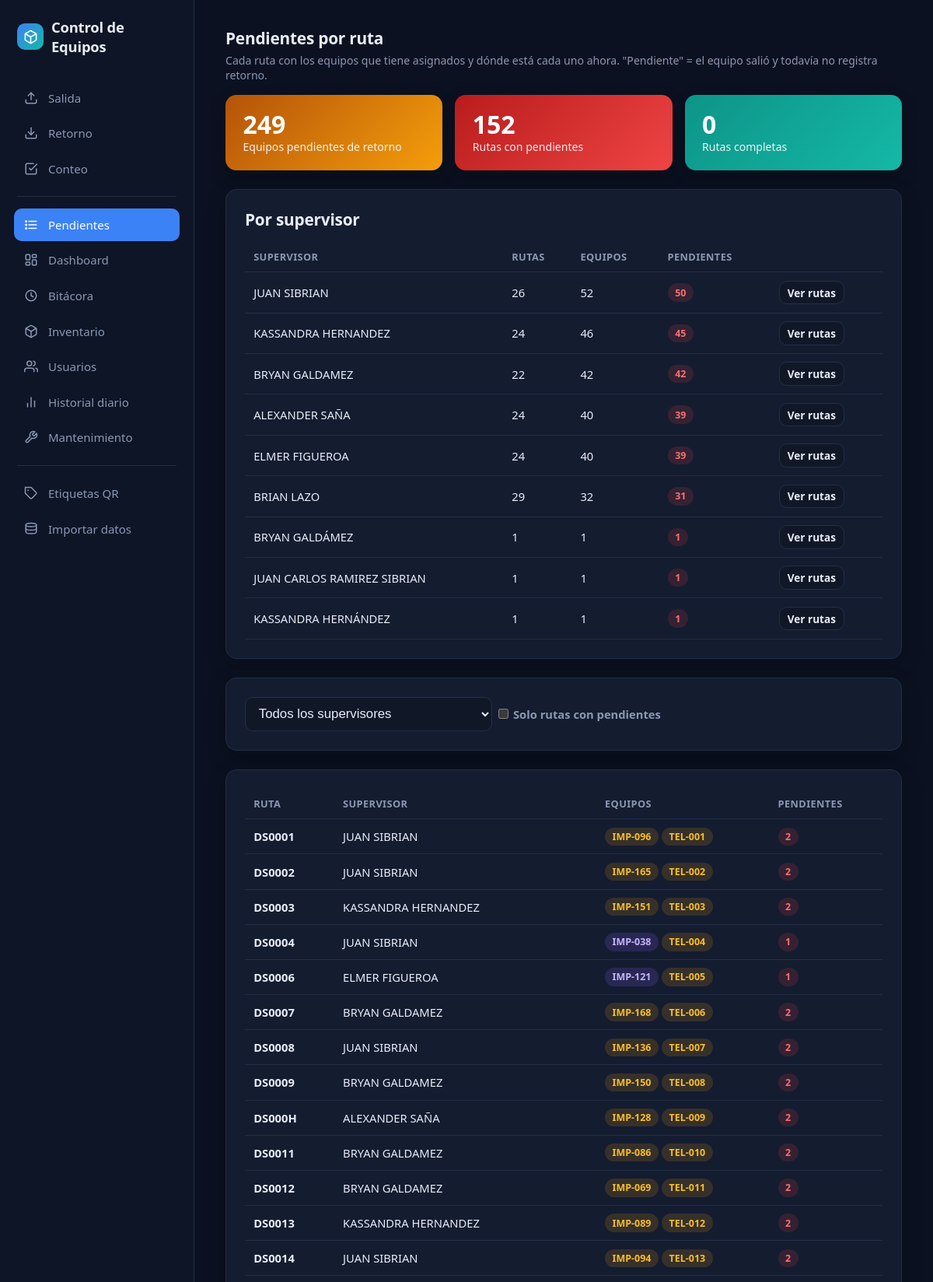
Screenshot of /pendientes/ (signed in, upper part) with the database file from the repository.
### tables this page shows
CREATE TABLE rutas (
    id          INTEGER PRIMARY KEY AUTOINCREMENT,
    codigo      TEXT NOT NULL UNIQUE,
    supervisor  TEXT,
    activa      BOOLEAN NOT NULL DEFAULT 1
);

CREATE TABLE equipos (
    id                 INTEGER PRIMARY KEY AUTOINCREMENT,
    id_interno         TEXT NOT NULL UNIQUE,
    tipo               TEXT NOT NULL CHECK (tipo IN ('telefono','impresora')),
    serial_fabrica     TEXT,
    numero_telefono    TEXT,
    pin_equipo         TEXT,
    modelo             TEXT,
    fabricante         TEXT,
    estado             TEXT NOT NULL DEFAULT 'activo' CHECK (estado IN ('activo','reparacion','baja')),
    notas              TEXT,
    requiere_revision  BOOLEAN NOT NULL DEFAULT 0,
    fecha_alta         TEXT NOT NULL DEFAULT (datetime('now','localtime'))
, ruta_asignada_id INTEGER REFERENCES rutas(id));

### app/pendientes.py (the view)
@bp.route("/")
@requiere_admin
def ver():
    supervisor = request.args.get("supervisor", "").strip()
    solo_pendientes = request.args.get("solo") == "pendientes"
    db = get_db()
    filas = db.execute(
        """SELECT r.id AS ruta_id, r.codigo AS ruta, COALESCE(r.supervisor, '(sin supervisor)') AS supervisor,
                  e.id_interno, e.tipo, e.estado, v.ubicacion, v.desde
           FROM equipos e
           JOIN rutas r ON r.id = e.ruta_asignada_id
           LEFT JOIN v_estado_actual v ON v.equipo_id = e.id
           WHERE r.activa = 1 AND e.estado != 'baja'
           ORDER BY r.codigo, e.tipo, e.id_interno"""
    ).fetchall()
    rutas = {}
    for f in filas:
        r = rutas.setdefault(
            f["ruta_id"],
            {"ruta": f["ruta"], "supervisor": f["supervisor"], "equipos": [], "pendientes": 0},
        )
        estado = "reparacion" if f["estado"] == "reparacion" else (f["ubicacion"] or "en_bodega")
        r["equipos"].append({"id": f["id_interno"], "tipo": f["tipo"], "estado": estado})
        if estado == "en_ruta":
            r["pendientes"] += 1
    todas = list(rutas.values())
    supervisores = sorted({r["supervisor"] for r in todas})
    por_supervisor = {}
    for r in todas:
        s = por_supervisor.setdefault(r["supervisor"], {"supervisor": r["supervisor"], "rutas": 0, "equipos": 0, "pendientes": 0})
        s["rutas"] += 1
        s["equipos"] += len(r["equipos"])
        s["pendientes"] += r["pendientes"]
    resumen = sorted(por_supervisor.values(), key=lambda s: (-s["pendientes"], s["supervisor"]))
    visibles = [
        r for r in todas
        if (not supervisor or r["supervisor"] == supervisor) and (not solo_pendientes or r["pendientes"] > 0)
    ]
    return render_template(
        "pendientes/ver.html",
        rutas=visibles,
        resumen=resumen,
        supervisores=supervisores,
        supervisor=supervisor,
        solo_pendientes=solo_pendientes,
        total_pendientes=sum(r["pendientes"] for r in todas),
        rutas_con_pendientes=sum(1 for r in todas if r["pendientes"] > 0),
        total_rutas=len(todas),
    )

### app/auth.py (called while the page is built)
def cargar_usuario(usuario_id: str):
    fila = get_db().execute(
        "SELECT id, nombre, rol FROM usuarios WHERE id = ? AND activo = 1", (usuario_id,)
    ).fetchone()
    return Usuario(fila["id"], fila["nombre"], fila["rol"]) if fila else None

def requiere_admin(vista):
    @wraps(vista)
    @login_required
    def envoltura(*args, **kwargs):
        if current_user.rol != "admin":
            abort(403)
        return vista(*args, **kwargs)
    return envoltura

### app/db.py (called while the page is built)
def get_db() -> sqlite3.Connection:
    if "db" not in g:
        g.db = sqlite3.connect(current_app.config["DATABASE"])
        g.db.row_factory = sqlite3.Row
        g.db.execute("PRAGMA foreign_keys = ON")
        g.db.execute("PRAGMA journal_mode = WAL")
        g.db.execute("PRAGMA busy_timeout = 5000")
    return g.db

### app/templates/pendientes/ver.html (shortened to what this page needs)
{% extends "base.html" %}
{% block contenido %}
<h2>Pendientes por ruta</h2>
<p class="ayuda">Cada ruta con los equipos que tiene asignados y dónde está cada uno ahora. "Pendiente" = el equipo salió y todavía no registra retorno.</p>
<div class="grid-stats">
  <div class="stat ambar"><span class="num">{{ total_pendientes }}</span><span class="etiqueta">Equipos pendientes de retorno</span></div>
  <div class="stat rojo"><span class="num">{{ rutas_con_pendientes }}</span><span class="etiqueta">Rutas con pendientes</span></div>
  <div class="stat teal"><span class="num">{{ total_rutas - rutas_con_pendientes }}</span><span class="etiqueta">Rutas completas</span></div>
</div>
<div class="tarjeta">
  <h2>Por supervisor</h2>
  <table>
    <thead><tr><th>Supervisor</th><th>Rutas</th><th>Equipos</th><th>Pendientes</th><th></th></tr></thead>
    <tbody>
      {% for s in resumen %}
      <tr>
        <td>{{ s['supervisor'] }}</td><td>{{ s['rutas'] }}</td><td>{{ s['equipos'] }}</td>
        <td><span class="badge {{ 'revision' if s['pendientes'] else 'en_bodega' }}">{{ s['pendientes'] }}</span></td>
        <td><a class="boton secundario" style="padding:0.3rem 0.6rem; font-size:0.85rem;" href="{{ url_for('pendientes.ver', supervisor=s['supervisor']) }}">Ver rutas</a></td>
      </tr>
      {% endfor %}
    </tbody>
  </table>
</div>
<div class="tarjeta">
  <form method="get" class="en-linea" style="flex-wrap:wrap;">
    <select name="supervisor" style="width:auto; margin-bottom:0;" onchange="this.form.submit()">
      <option value="">Todos los supervisores</option>
    </select>
    <label style="margin:0; display:flex; align-items:center; gap:0.4rem;">
      <input type="checkbox" name="solo" value="pendientes" {% if solo_pendientes %}checked{% endif %} style="width:auto; margin:0;" onchange="this.form.submit()">
      Solo rutas con pendientes
    </label>
  </form>
</div>
<div class="tarjeta">
  <table>
    <thead><tr><th>Ruta</th><th>Supervisor</th><th>Equipos</th><th>Pendientes</th></tr></thead>
    <tbody>
      {% for r in rutas %}
      <tr>
        <td><strong>{{ r['ruta'] }}</strong></td>
        <td>{{ r['supervisor'] }}</td>
        <td>
          {% for e in r['equipos'] %}
          <span class="badge {{ e['estado'] }}" title="{{ 'Teléfono' if e['tipo']=='telefono' else 'Impresora' }}">{{ e['id'] }}</span>
          {% endfor %}
        </td>
        <td><span class="badge {{ 'revision' if r['pendientes'] else 'en_bodega' }}">{{ r['pendientes'] }}</span></td>
      </tr>
      {% else %}
      <tr><td colspan="4" class="ayuda">No hay rutas que coincidan con el filtro.</td></tr>
      {% endfor %}
    </tbody>
  </table>
</div>
{% endblock %}

### app/templates/base.html (style rules this page uses)
:root { color-scheme: dark; --bg: #0b1120; --bg-sidebar: #0d1526; --bg-card: #141c30; --bg-card-soft: #101828; --border: #232e47; --text: #e8edf7; --text-muted: #8b98b3; --accent: #3b82f6; --accent-dark: #2563eb; --teal: #14b8a6; --amber: #f59e0b; --red: #ef4444; --green: #22c55e; --blue: #3b82f6; --radius: 14px; }
* { box-sizing: border-box; }
body { font-family: "Segoe UI", system-ui, -apple-system, Arial, sans-serif; margin: 0; background: var(--bg); color: var(--text); -webkit-font-smoothing: antialiased; }
a { color: inherit; }
h1, h2, h3 { font-weight: 700; letter-spacing: -0.01em; }
h2 { font-size: 1.3rem; margin: 0 0 0.9rem; }
.tarjeta { background: var(--bg-card); border: 1px solid var(--border); border-radius: var(--radius); padding: 1.5rem; box-shadow: 0 8px 24px rgba(0,0,0,0.25); margin-bottom: 1.5rem; }
label { font-weight: 600; display: block; margin-bottom: 0.35rem; font-size: 0.92rem; color: var(--text-muted); }
input[type=text], input[type=password], input[type=date], input[type=number], select { font-size: 1.05rem; padding: 0.65rem 0.8rem; width: 100%; background: var(--bg-card-soft); border: 1px solid var(--border); color: var(--text); border-radius: 10px; margin-bottom: 1rem; outline: none; transition: border-color 0.12s; }
select { appearance: auto; }
button, .boton { font-size: 0.98rem; font-weight: 600; padding: 0.7rem 1.2rem; border-radius: 10px; border: none; background: var(--accent); color: white; cursor: pointer; text-decoration: none; display: inline-block; transition: background 0.12s, transform 0.05s; }
button.secundario, .boton.secundario { background: var(--bg-card-soft); color: var(--text); border: 1px solid var(--border); }
table { width: 100%; border-collapse: collapse; font-size: 0.92rem; }
th, td { text-align: left; padding: 0.65rem 0.7rem; border-bottom: 1px solid var(--border); }
th { color: var(--text-muted); font-weight: 600; font-size: 0.8rem; text-transform: uppercase; letter-spacing: 0.03em; }
.badge { display: inline-block; padding: 0.2rem 0.6rem; border-radius: 999px; font-size: 0.78rem; font-weight: 700; }
.badge.en_ruta { background: rgba(245,158,11,0.15); color: #fbbf24; }
.badge.reparacion { background: rgba(139,92,246,0.18); color: #c4b5fd; }
.badge.revision { background: rgba(239,68,68,0.15); color: #f87171; }
.grid-stats { display: grid; grid-template-columns: repeat(auto-fit, minmax(180px, 1fr)); gap: 1rem; margin-bottom: 1.5rem; }
.stat { border-radius: var(--radius); padding: 1.25rem 1.4rem; color: white; box-shadow: 0 8px 20px rgba(0,0,0,0.25); position: relative; overflow: hidden; }
.stat .num { font-size: 2rem; font-weight: 800; display: block; line-height: 1.1; }
.stat .etiqueta { font-size: 0.88rem; opacity: 0.9; margin-top: 0.3rem; }
.stat.teal { background: linear-gradient(135deg, #0d9488, #14b8a6); }
.stat.ambar { background: linear-gradient(135deg, #b45309, #f59e0b); }
.stat.rojo { background: linear-gradient(135deg, #b91c1c, #ef4444); }
form.en-linea { display: flex; gap: 0.5rem; align-items: center; }
.ayuda { color: var(--text-muted); font-size: 0.88rem; margin-top: -0.6rem; margin-bottom: 1rem; }

### rows the page displays
rutas: supervisor "KASSANDRA HERNANDEZ", rutas "24", equipos "46", pendientes "45"
rutas: supervisor "BRYAN GALDAMEZ", rutas "22", equipos "42", pendientes "42"
rutas: supervisor "BRYAN GALDÁMEZ", rutas "1", equipos "1", pendientes "1"
rutas: supervisor "JUAN CARLOS RAMIREZ SIBRIAN", rutas "1", equipos "1", pendientes "1"
rutas: supervisor "KASSANDRA HERNÁNDEZ", rutas "1", equipos "1", pendientes "1"
equipos: ruta "DS0001", supervisor "JUAN SIBRIAN", id "IMP-096", pendientes "2"
equipos: id "TEL-001"
equipos: ruta "DS0002", supervisor "JUAN SIBRIAN", id "IMP-165", pendientes "2"
equipos: id "TEL-002"
equipos: ruta "DS0003", supervisor "KASSANDRA HERNANDEZ", id "IMP-151", pendientes "2"
equipos: id "TEL-003"
equipos: ruta "DS0004", supervisor "JUAN SIBRIAN", id "IMP-038", pendientes "1"
equipos: id "TEL-004"
equipos: ruta "DS0006", supervisor "ELMER FIGUEROA", id "IMP-121", pendientes "1"
equipos: id "TEL-005"
equipos: ruta "DS0007", supervisor "BRYAN GALDAMEZ", id "IMP-168", pendientes "2"
equipos: id "TEL-006"
equipos: ruta "DS0008", supervisor "JUAN SIBRIAN", id "IMP-136", pendientes "2"
equipos: id "TEL-007"
equipos: ruta "DS0009", supervisor "BRYAN GALDAMEZ", id "IMP-150", pendientes "2"
equipos: id "TEL-008"
equipos: ruta "DS000H", supervisor "ALEXANDER SAÑA", id "IMP-128", pendientes "2"
equipos: id "TEL-009"
equipos: ruta "DS0011", supervisor "BRYAN GALDAMEZ", id "IMP-086", pendientes "2"
equipos: id "TEL-010"
equipos: ruta "DS0012", supervisor "BRYAN GALDAMEZ", id "IMP-069", pendientes "2"
equipos: id "TEL-011"
equipos: ruta "DS0013", supervisor "KASSANDRA HERNANDEZ", id "IMP-089", pendientes "2"
equipos: id "TEL-012"
equipos: ruta "DS0014", supervisor "JUAN SIBRIAN", id "IMP-094", pendientes "2"
equipos: id "TEL-013"

### other values shown
{{ total_pendientes }} "249"
{{ rutas_con_pendientes }} "152"
{{ total_rutas - rutas_con_pendientes }} "0"
{{ s['supervisor'] }} "JUAN SIBRIAN" "ALEXANDER SAÑA" "ELMER FIGUEROA" "BRIAN LAZO"
{{ s['rutas'] }} "26" "24" "24" "29"
{{ s['equipos'] }} "52" "40" "40" "32"
{{ s['pendientes'] }} "50" "39" "39" "31"
